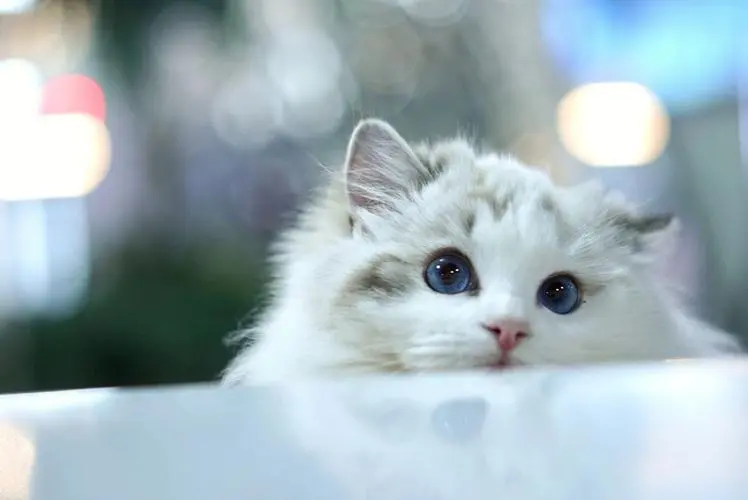
#> input picture images/cat.png, 748 x 500 px
$ python demo3_cat_rgb_to_gary.py
#> lines starting #> are read from the running program, lines starting #| are printed output that depends on the picture
import cv2
import numpy as np

# 把彩色图像转换为灰色图像
# 并看看灰度图像在计算机又是怎么样表示得

# 1. 读取彩色图像
rgb_cat = cv2.imread('images/cat.png')
#> rgb_cat is the input picture: shape (500, 748, 3); mean B, G, R 185.1, 178.8, 161.1
# 2. 把彩色图像转换为灰度图像
gary_cat = cv2.cvtColor(rgb_cat,cv2.COLOR_BGR2GRAY)
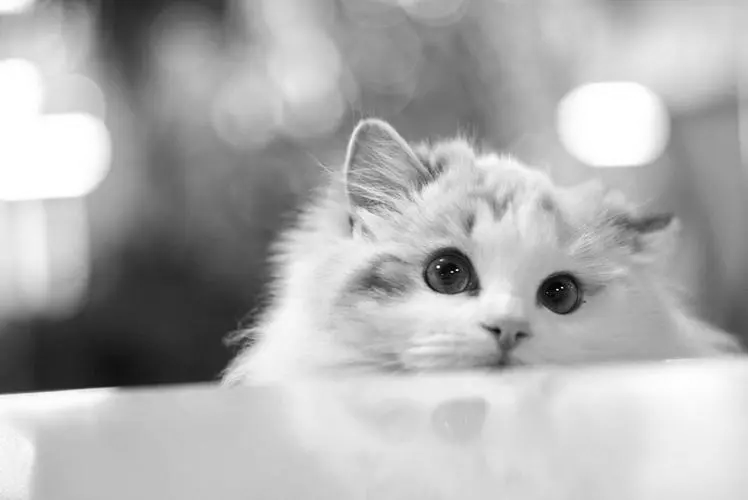
#> gary_cat: shape (500, 748); min 0, max 255, mean 174.3

print(gary_cat)
#> (printed output is left out)
print(gary_cat.shape)
#| (500, 748)

cv2.imwrite('images/gary_cat.png', gary_cat)
